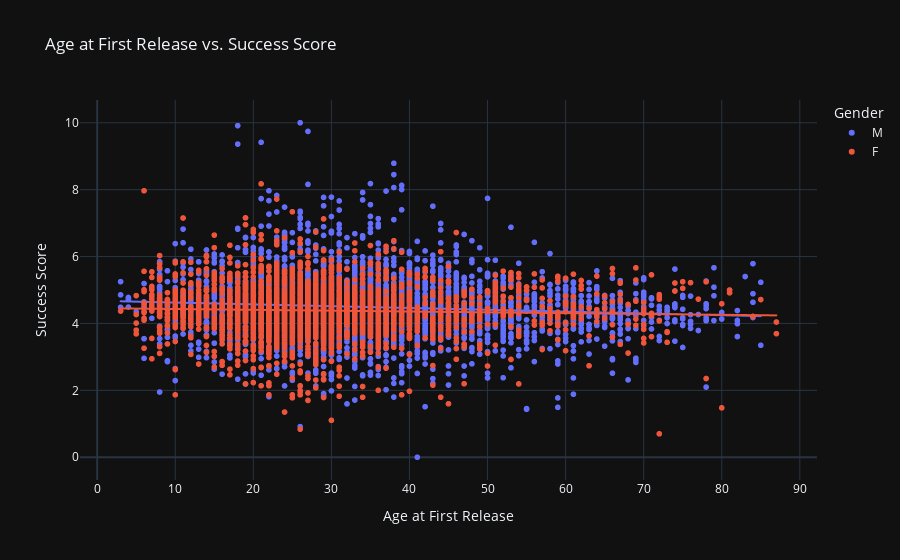

Here is the notebook cell this chart was saved with:
### Code cell
fig = px.scatter(
    actor_df,
    x="Age at First Release",
    y="Success Score",
    color="Gender",
    trendline="ols",  # Add a linear regression line
    title="Age at First Release vs. Success Score",
    hover_data={"index": actor_df.index}
)

fig.show()
fig.write_html("age_first_release_vs_score.html")

### Figure 1 — Plotly figure (JSON) as saved in the notebook; plotly's stock layout.template omitted (floating-point values rounded to 4 significant figures; data arrays with more than 128 entries replaced by an {"elided": "..."} marker saying what was removed)
{"data": [{"customdata": {"elided": "3859x1 str values"}, "hovertemplate": "Gender=M<br>Age at First Release=%{x}<br>Success Score=%{y}<br>index=%{customdata[0]}<extra></extra>", "legendgroup": "M", "marker": {"color": "#636efa", "symbol": "circle"}, "mode": "markers", "name": "M", "showlegend": true, "type": "scattergl", "x": {"elided": "3859 int values"}, "xaxis": "x", "y": {"elided": "3859 float values"}, "yaxis": "y"}, {"hovertemplate": "<b>OLS trendline</b><br>Success Score = -0.00541069 * Age at First Release + 4.67899<br>R<sup>2</sup>=0.008013<br><br>Gender=M<br>Age at First Release=%{x}<br>Success Score=%{y} <b>(trend)</b><extra></extra>", "legendgroup": "M", "marker": {"color": "#636efa", "symbol": "circle"}, "mode": "lines", "name": "M", "showlegend": false, "type": "scattergl", "x": {"elided": "3743 int values"}, "xaxis": "x", "y": {"elided": "3743 float values"}, "yaxis": "y"}, {"customdata": {"elided": "2680x1 str values"}, "hovertemplate": "Gender=F<br>Age at First Release=%{x}<br>Success Score=%{y}<br>index=%{customdata[0]}<extra></extra>", "legendgroup": "F", "marker": {"color": "#EF553B", "symbol": "circle"}, "mode": "markers", "name": "F", "showlegend": true, "type": "scattergl", "x": {"elided": "2680 int values"}, "xaxis": "x", "y": {"elided": "2680 float values"}, "yaxis": "y"}, {"hovertemplate": "<b>OLS trendline</b><br>Success Score = -0.00247574 * Age at First Release + 4.45654<br>R<sup>2</sup>=0.001800<br><br>Gender=F<br>Age at First Release=%{x}<br>Success Score=%{y} <b>(trend)</b><extra></extra>", "legendgroup": "F", "marker": {"color": "#EF553B", "symbol": "circle"}, "mode": "lines", "name": "F", "showlegend": false, "type": "scattergl", "x": {"elided": "2602 int values"}, "xaxis": "x", "y": {"elided": "2602 float values"}, "yaxis": "y"}], "layout": {"legend": {"title": {"text": "Gender"}, "tracegroupgap": 0}, "title": {"text": "Age at First Release vs. Success Score"}, "xaxis": {"anchor": "y", "domain": [0, 1], "title": {"text": "Age at First Release"}}, "yaxis": {"anchor": "x", "domain": [0, 1], "title": {"text": "Success Score"}}}}
